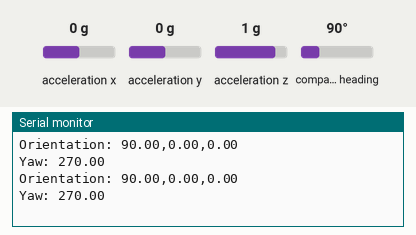
Bench run of a sketch on a simulated Arduino Uno, built with avr-gcc and run on an emulated ATmega328P. On the bench: the last lines printed to the serial monitor. The test bench sets the inputs (shaded band); at power-on: acceleration x 0 g, acceleration y 0 g, acceleration z 1 g, compass heading 90°.

Above: at 2.2 s.
2.3 s: acceleration x set to -1.4 g
At 3.6 s:
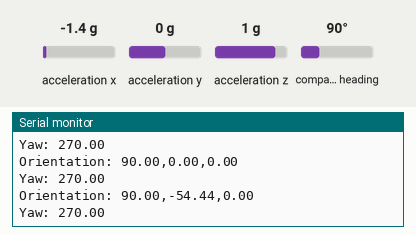
3.8 s: acceleration y set to -1.4 g
At 4.6 s:
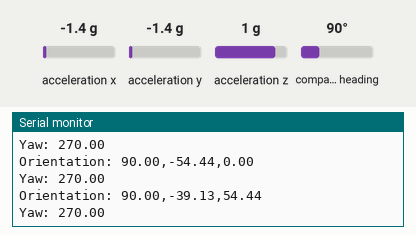
5.3 s: acceleration z set to -1.4 g
At 6.6 s:
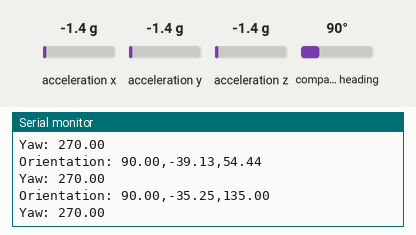
6.8 s: compass heading set to 7°
At 7.8 s:
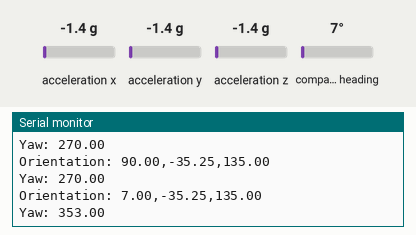
Timing chart, 0 to 9.3 s (numbered marks = the images above; inputs shaded):
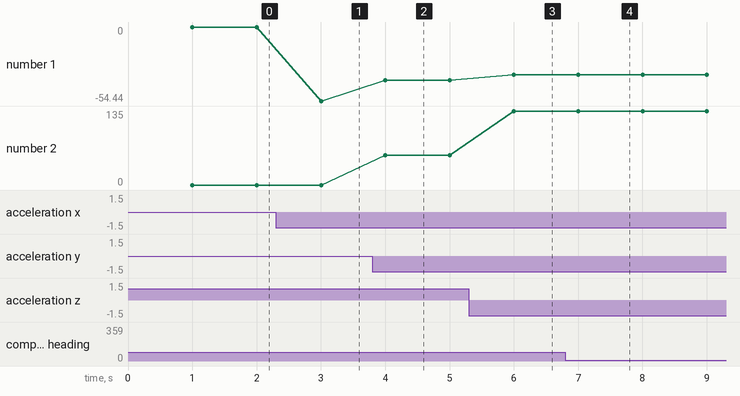

Measured:
- after the input at 2.3 s, the serial monitor: prints a new line after 0.70 s (image 1)
- after the input at 3.8 s, the serial monitor: prints a new line after 0.20 s (image 2)
- after the input at 5.3 s, the serial monitor: prints a new line after 0.70 s (image 3)
- after the input at 6.8 s, the serial monitor: prints a new line after 0.20 s (image 4)
- plotted number 1: 0 → -54.44 after the input at 2.3 s, -54.44 → -39.13 after the input at 3.8 s, -39.13 → -35.25 after the input at 5.3 s
- plotted number 2: 0 → 54.44 after the input at 3.8 s, 54.44 → 135 after the input at 5.3 s

The sketch:

BNOTester.ino
```cpp
#include <Adafruit_BNO055.h>
#include <Adafruit_Sensor.h>
#include <Wire.h>
#include "Arduino.h"

// initialize BNO sensor
Adafruit_BNO055 bno = Adafruit_BNO055(55, 0x28, &Wire);
unsigned long previous_millis = 0;
const long interval = 1000;

void setup() {
  Serial.begin(9600);

  // check if BNO055 is detected
  if (!bno.begin()) {
    Serial.print("No BNO055 detected");
    while (1);
  }
  delay(1000);

  // use external crystal for better accuracy
  bno.setExtCrystalUse(true);
}

void loop() {
  unsigned long current_millis = millis();

  // check if it's time to read the sensor data
  if (current_millis - previous_millis >= interval) {
    previous_millis = current_millis;

    sensors_event_t event;
    bno.getEvent(&event);  // get sensor event data

    // print orientation data
    Serial.print("Orientation: ");
    Serial.print(event.orientation.x);
    Serial.print(",");
    Serial.print(event.orientation.y);
    Serial.print(",");
    Serial.println(event.orientation.z);

    double yaw = event.orientation.x;

    // adjust yaw value if it's positive
    yaw = (yaw > 0) ? (360 - yaw) : yaw;
    Serial.print("Yaw: ");
    Serial.println(yaw);
  }
}
```
